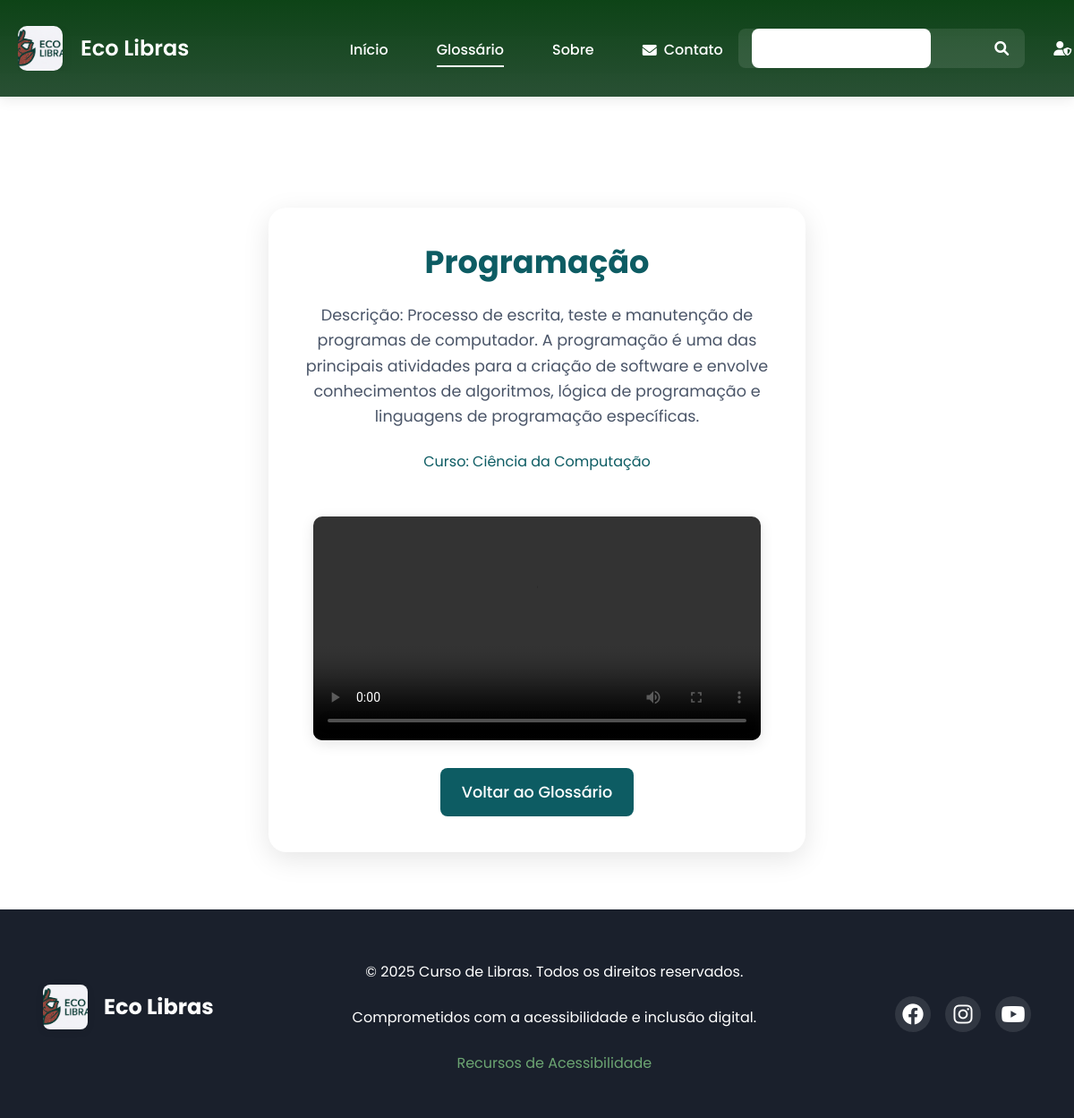
Page /vizualizacaoTermo/2 on the committed database.
### APP/models.py (models this page shows)
class Termo(db.Model):
    __tablename__ = 'termo'
    id = db.Column(db.Integer, primary_key=True)
    nome_termo = db.Column(db.String(120), nullable=False)
    descricao = db.Column(db.Text, nullable=False)
    video = db.Column(db.String(255))
    curso_id = db.Column(db.Integer, db.ForeignKey('curso.id'), nullable=True)
    curso = db.relationship('Curso', back_populates='termos')

class Curso(db.Model):
    __tablename__ = 'curso'
    id = db.Column(db.Integer, primary_key=True)
    nome = db.Column(db.String(120), unique=True, nullable=False)
    termos = db.relationship('Termo', back_populates='curso', cascade='all, delete-orphan')

### APP/routes.py (the view)
@rotas_principal.route('/vizualizacaoTermo/<int:termo_id>')
def visualizar_termo(termo_id):
    termo = Termo.query.get(termo_id)
    if not termo:
        flash('Termo não encontrado.', 'warning')
        return redirect(url_for('principal.pagina_glossario'))
    curso_nome = termo.curso.nome if getattr(termo, 'curso', None) else None
    termo_dict = {
        'id': termo.id,
        'termo': termo.nome_termo,
        'descricao': termo.descricao,
        'video': termo.video,
        'curso_nome': curso_nome
    }
    return render_template('vizualizacaoTermo.html', termo=termo_dict)

### APP/templates/vizualizacaoTermo.html (shortened to what this page needs)
<!DOCTYPE html>
<html lang="pt-br">
<head>
    <link rel="stylesheet" href="{{ url_for('static', filename='css/reset.css') }}">
    <link rel="stylesheet" href="{{ url_for('static', filename='css/style.css') }}">
    <link rel="stylesheet" href="{{ url_for('static', filename='css/accessibility.css') }}">
    <link rel="stylesheet" href="{{ url_for('static', filename='css/glossario-modern.css') }}">
    <link rel="stylesheet" href="{{ url_for('static', filename='css/logo-modern.css') }}">
    <link rel="stylesheet" href="{{ url_for('static', filename='css/vizualizacao-termo.css') }}">
    <link rel="stylesheet" href="{{ url_for('static', filename='css/index-adjustments.css') }}">
    <link rel="stylesheet" href="{{ url_for('static', filename='css/performance.css') }}">
    <link rel="stylesheet" href="https://cdnjs.cloudflare.com/ajax/libs/font-awesome/6.0.0-beta3/css/all.min.css">
</head>
<body class="termo-page">
    <header role="banner" class="glossary-header">
        <nav role="navigation" aria-label="Menu principal">
            <div class="logo">
                <img src="{{ url_for('static', filename='images/WhatsApp Image 2025-08-23 at 18.20.33.jpeg') }}" alt="Ícone de acessibilidade" class="logo-icon">
                <span class="logo-text">Eco Libras</span>
            </div>
            <ul class="nav-links">
                <li><a href="{{ url_for('principal.pagina_inicial') }}" aria-label="Ir para início">Início</a></li>
                <li><a href="{{ url_for('principal.pagina_glossario') }}" aria-label="Ir para o glossário" class="active">Glossário</a></li>
                <li><a href="{{ url_for('principal.pagina_inicial') }}#about" aria-label="Ir para sobre nós">Sobre</a></li>
                <li>
                    <button id="open-contact" class="btn-nav" aria-label="Abrir menu de contato" type="button">
                        <i class="fas fa-envelope"></i> Contato
                    </button>
                </li>
            </ul>
            <div class="right-nav">
                <form class="search-bar" role="search" aria-label="Pesquisar no site">
                    <input type="search" placeholder="Pesquisar no site..." aria-label="Pesquisar">
                    <button type="submit" aria-label="Buscar"><i class="fas fa-search"></i></button>
                </form>
                <button id="open-admin-login" class="btn-nav" aria-label="Abrir login administrativo" type="button">
                    <i class="fas fa-user-shield"></i> Admin
                </button>
            </div>
        </nav>
    </header>
    <main role="main" id="main-content">
        <section class="termo-detalhe-section">
            <div class="termo-detalhe-card">
                <h1>{{ termo.termo }}</h1>
                <p><strong>Descrição:</strong> {{ termo.descricao or 'Sem descrição.' }}</p>
                <p class="curso"><strong>Curso:</strong> {{ termo.curso_nome or 'Não informado' }}</p>
                {% if termo.video %}
                <div class="video-container">
                    <video src="{{ url_for('static', filename='videos/' ~ (termo.video | replace('videos/',''))) }}" controls></video>
                </div>
                {% endif %}
                <a href="{{ url_for('principal.pagina_glossario') }}" class="btn" aria-label="Voltar ao glossário">Voltar ao Glossário</a>
            </div>
        </section>
    </main>
    <footer role="contentinfo">
        <div class="container">
            <div class="footer-content">
                <div class="footer-logo">
                    <img src="{{ url_for('static', filename='images/WhatsApp Image 2025-08-23 at 18.20.33.jpeg') }}" alt="Logo Eco Libras" class="footer-logo-img">
                    <span>Eco Libras</span>
                </div>
                <div class="footer-links">
                    <p>&copy; 2025 Curso de Libras. Todos os direitos reservados.</p>
                    <p>Comprometidos com a acessibilidade e inclusão digital.</p>
                    <p><a href="{{ url_for('static', filename='acessibilidade.html') }}" aria-label="Saiba mais sobre nossos recursos de acessibilidade">Recursos de Acessibilidade</a></p>
                </div>
                <div class="social-links">
                    <a href="#" aria-label="Siga-nos no Facebook"><i class="fab fa-facebook"></i></a>
                    <a href="#" aria-label="Siga-nos no Instagram"><i class="fab fa-instagram"></i></a>
                    <a href="#" aria-label="Siga-nos no YouTube"><i class="fab fa-youtube"></i></a>
                </div>
            </div>
        </div>
    </footer>
</body>
</html>

### APP/static/css/style.css (style rules this page uses)
:root { --primary-color: #007bff; --primary-dark: #0056b3; --secondary-color: #ffffff; --text-color: #333333; --light-gray: #f8f9fa; --border-color: #e9ecef; --shadow: 0 4px 6px rgba(0, 123, 255, 0.1); }
* { margin: 0; padding: 0; box-sizing: border-box; }
body { font-family: 'Arial', sans-serif; line-height: 1.6; color: var(--text-color); background: var(--secondary-color); }
a { text-decoration: none; color: var(--primary-color); transition: color 0.3s ease; }
ul { list-style: none; }
img { max-width: 100%; height: auto; }
header { background: transparent; color: var(--secondary-color); padding: 0.04rem 0; position: fixed; width: 100%; top: 0; left: 0; z-index: 1000; box-shadow: none; transition: background 0.3s; }
header nav { display: flex; flex-direction: row; align-items: center; justify-content: space-between; padding-left: 20px; gap: 16px; width: 100%; position: relative; background: transparent; box-shadow: none; }
header nav ul { display: flex; flex-direction: row; align-items: center; justify-content: center; flex: 1 1 auto; margin: 0 0 0 100px; padding: 0; }
nav .logo { margin-right: 2rem; display: flex; align-items: center; font-size: 1.8rem; font-weight: bold; color: var(--secondary-color); }
.logo { display: flex; align-items: center; font-size: 1.8rem; font-weight: bold; color: var(--secondary-color); }
.logo-icon { width: 60px; height: 60px; margin-right: 12px; border-radius: 8px; border: 2px solid #4CAF50; box-shadow: 0 2px 4px rgba(0, 0, 0, 0.1); object-fit: cover; }
header nav ul { display: flex; flex-direction: row; margin-top: 4px; margin-bottom: 0; align-items: center; }
header nav ul li { margin-left: 30px; }
header nav ul li a { color: var(--secondary-color); font-weight: 500; padding: 8px 16px; border-radius: 4px; transition: all 0.3s ease; }
.search-bar { display: flex; align-items: center; margin-left: 2rem; margin-right: 2rem; background: transparent; border-radius: 8px; box-shadow: none; height: 44px; flex: 0 0 320px; max-width: 400px; min-width: 200px; border: 2px solid transparent; transition: box-shadow 0.2s, border-color 0.2s, background 0.2s; }
.search-bar input[type="search"], .search-bar input[type="text"], .search-bar input[type="email"], .search-bar input[type="password"] { background: #fff !important; color: #222 !important; border: 1.5px solid var(--border-color, #ccc); border-radius: 8px; font-size: 1rem; padding: 12px 16px; outline: none; transition: border-color 0.2s; }
.search-bar button { border: 2px solid transparent; background: transparent; color: var(--secondary-color); padding: 0 20px; height: 100%; border-radius: 0 8px 8px 0; cursor: pointer; font-size: 1.1rem; font-weight: 600; transition: background 0.2s, color 0.2s, border-color 0.2s; display: flex; align-items: center; }
main { padding-top: 0px; }
section { padding: 80px 20px; max-width: 1200px; margin: 0 auto; }
h1 { font-size: 3rem; color: var(--primary-color); margin-bottom: 20px; line-height: 1.2; }
p { font-size: 1.1rem; margin-bottom: 20px; line-height: 1.7; }
.btn { display: inline-block; background: var(--primary-color); color: var(--secondary-color); padding: 15px 30px; border-radius: 8px; font-weight: 600; font-size: 1.1rem; transition: all 0.3s ease; border: 2px solid var(--primary-color); cursor: pointer; }
footer { background: var(--primary-color); color: var(--secondary-color); text-align: center; padding: 40px 20px; }
.footer-content p { margin-bottom: 10px; font-size: 1rem; }
.footer-content p:last-child { margin-bottom: 0; opacity: 0.8; }
button[type="submit"] { padding: 12px 24px; border-radius: 8px; background: var(--primary-color, #2e7d32); color: #fff; font-weight: bold; font-size: 1rem; border: none; cursor: pointer; transition: background 0.2s; }

### APP/static/css/logo-modern.css (style rules this page uses)
.logo { display: flex; align-items: center; text-decoration: none; }
.logo-icon { width: 60px; height: 60px; margin-right: 12px; border-radius: 8px; object-fit: cover; transition: transform 0.2s ease; box-shadow: 0 4px 12px rgba(0, 0, 0, 0.1); border: none; }
.logo-text { font-size: 1.5rem; font-weight: 600; color: var(--primary-color); margin: 0; }
.footer-logo { display: flex; align-items: center; margin-bottom: 1rem; }
.footer-logo-img { width: 50px; height: 50px; border-radius: 8px; margin-right: 10px; object-fit: cover; box-shadow: 0 2px 8px rgba(0, 0, 0, 0.1); border: none; }

### rows in the picture
Termo: termo "Programação", descricao "Processo de escrita, teste e manutenção de programas de computador. A programação é uma das principais atividades para a criação de software e envolve conhecimentos de algoritmos, lógica de programação e linguagens de programação específicas."
Curso: nome "Ciência da Computação"
